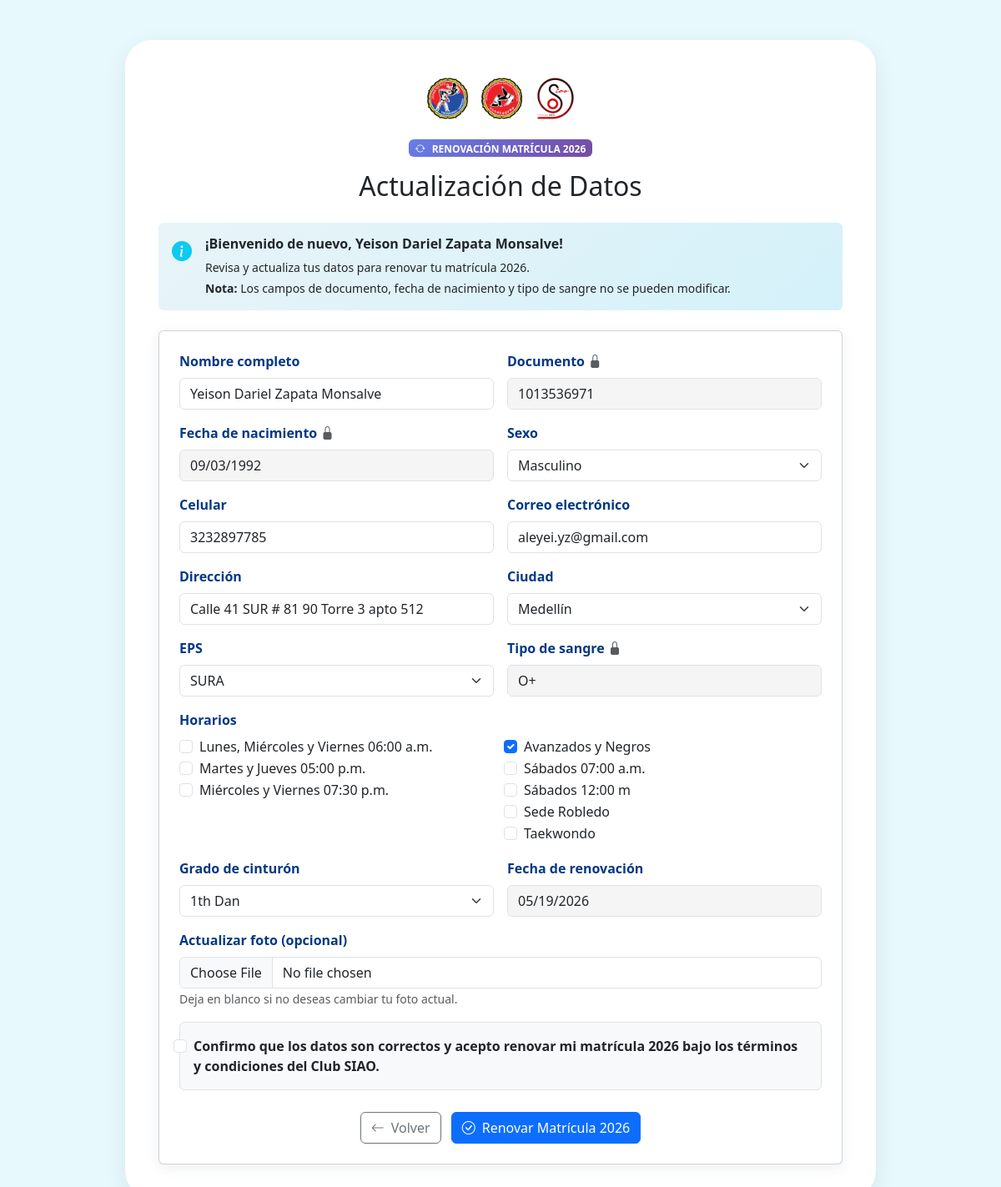
Page /actualizar_inscripcion.php?doc=1013536971 on the committed database.
### tables this page shows
CREATE TABLE `afiliados_siao` (
  `id` int(11) NOT NULL,
  `nombre_completo` varchar(100) DEFAULT NULL,
  `documento` varchar(20) DEFAULT NULL,
  `fecha_nacimiento` date DEFAULT NULL,
  `sexo` varchar(10) DEFAULT NULL,
  `celular` varchar(15) DEFAULT NULL,
  `correo` varchar(100) DEFAULT NULL,
  `direccion` varchar(150) DEFAULT NULL,
  `ciudad` varchar(50) DEFAULT NULL,
  `eps` varchar(50) DEFAULT NULL,
  `tipo_sangre` varchar(5) DEFAULT NULL,
  `nombre_acudiente` varchar(100) DEFAULT NULL,
  `horario` varchar(100) DEFAULT NULL,
  `grado_cinturon` varchar(50) DEFAULT NULL,
  `fecha_inscripcion` date DEFAULT NULL,
  `foto_nombre` varchar(100) DEFAULT NULL,
  `creado_en` timestamp NOT NULL DEFAULT CURRENT_TIMESTAMP,
  `rol` varchar(20) NOT NULL DEFAULT 'afiliado',
  `es_instructor` tinyint(1) NOT NULL DEFAULT '0',
  `usuario_id` int(11) DEFAULT NULL,
  `estado_pago` enum('pendiente','pagado','vencido') DEFAULT 'pendiente',
  `observaciones` text,
  `activo` tinyint(1) DEFAULT '1',
  `fecha_creacion` timestamp NOT NULL DEFAULT CURRENT_TIMESTAMP,
  `fecha_actualizacion` timestamp NOT NULL DEFAULT CURRENT_TIMESTAMP ON UPDATE CURRENT_TIMESTAMP
);

### actualizar_inscripcion.php (the view, shortened to what this page needs)
<?php
$documento = trim($_GET['doc']);
$host = 'localhost';
$dbname = 'siao_formulario';
$username = 'siao_siao';
$password = 'Sicau2025**';
try {
    $pdo = new PDO("mysql:host=$host;dbname=$dbname;charset=utf8mb4", $username, $password);
    $pdo->setAttribute(PDO::ATTR_ERRMODE, PDO::ERRMODE_EXCEPTION);
} catch (PDOException $e) {
    die("Error de conexión: " . $e->getMessage());
}
try {
    $stmt = $pdo->prepare("SELECT * FROM afiliados_siao WHERE documento = ? LIMIT 1");
    $stmt->execute([$documento]);
    $deportista = $stmt->fetch(PDO::FETCH_ASSOC);
} catch (PDOException $e) {
    die("Error al cargar datos: " . $e->getMessage());
}
$horariosSeleccionados = [];
if (!empty($deportista['horario'])) {
    $horariosSeleccionados = explode(',', $deportista['horario']);
    $horariosSeleccionados = array_map('trim', $horariosSeleccionados);
}
?>
<!DOCTYPE html>
<html lang="es">
<head>
  <link href="https://cdn.jsdelivr.net/npm/bootstrap-icons@1.10.5/font/bootstrap-icons.css" rel="stylesheet">
  <link href="https://cdn.jsdelivr.net/npm/bootstrap@5.3.0/dist/css/bootstrap.min.css" rel="stylesheet">
</head>
<body style="background-color: #E7F9FD; font-family: 'Segoe UI', sans-serif;">
  <div class="container py-5 d-flex justify-content-center">
    <div class="w-100" style="max-width: 900px; background-color: #ffffff; padding: 40px; border-radius: 32px; box-shadow: 0 10px 30px rgba(0,0,0,0.08);">
      <div class="text-center mb-3">
        <img src="logo_final.png" alt="Logo Club SIAO" style="max-width: 180px;">
      </div>
      <div class="text-center mb-3">
        <span class="badge badge-renovacion">
          <i class="bi bi-arrow-repeat me-2"></i>RENOVACIÓN MATRÍCULA 2026
        </span>
      </div>
      <h2 class="mb-4 text-center">Actualización de Datos</h2>
      <div class="alert alert-info-custom border-0 mb-4">
        <div class="d-flex align-items-start">
          <i class="bi bi-info-circle-fill fs-4 me-3 text-info"></i>
          <div>
            <h6 class="fw-bold mb-2">¡Bienvenido de nuevo, <?php echo htmlspecialchars($deportista['nombre_completo']); ?>!</h6>
            <p class="mb-1 small">Revisa y actualiza tus datos para renovar tu matrícula 2026.</p>
            <p class="mb-0 small"><strong>Nota:</strong> Los campos de documento, fecha de nacimiento y tipo de sangre no se pueden modificar.</p>
          </div>
        </div>
      </div>
      <div class="card shadow-card p-4 bg-white">
        <form action="controllers/actualizar_deportista.php" method="POST" enctype="multipart/form-data" onsubmit="return validarFormulario(event)">
          <div class="row g-3">
            <div class="col-md-6">
              <label class="form-label">Nombre completo</label>
              <input type="text" class="form-control" name="nombre" value="<?php echo htmlspecialchars($deportista['nombre_completo']); ?>" required>
            </div>
            <div class="col-md-6">
              <label class="form-label">
                Documento <i class="bi bi-lock-fill text-muted"></i>
              </label>
              <input type="text" class="form-control campo-bloqueado" value="<?php echo htmlspecialchars($deportista['documento']); ?>" readonly>
            </div>
            <div class="col-md-6">
              <label class="form-label">
                Fecha de nacimiento <i class="bi bi-lock-fill text-muted"></i>
              </label>
              <input type="date" class="form-control campo-bloqueado" id="fechaNacimiento" value="<?php echo htmlspecialchars($deportista['fecha_nacimiento']); ?>" readonly>
            </div>
            <div class="col-md-6">
              <label class="form-label">Sexo</label>
              <select class="form-select" name="sexo" required>
                <option value="Masculino" <?php echo $deportista['sexo'] == 'Masculino' ? 'selected' : ''; ?>>Masculino</option>
              </select>
            </div>
            <div class="col-md-6">
              <label class="form-label">Celular</label>
              <input type="text" class="form-control" name="celular" id="celular" value="<?php echo htmlspecialchars($deportista['celular']); ?>" placeholder="10 dígitos" required>
            </div>
            <div class="col-md-6">
              <label class="form-label">Correo electrónico</label>
              <input type="email" class="form-control" name="correo" id="correo" value="<?php echo htmlspecialchars($deportista['correo']); ?>" required>
            </div>
            <div class="col-md-6">
              <label class="form-label">Dirección</label>
              <input type="text" class="form-control" name="direccion" value="<?php echo htmlspecialchars($deportista['direccion']); ?>" required>
            </div>
            <div class="col-md-6">
              <label class="form-label">Ciudad</label>
              <select class="form-select" name="ciudad" required>
                <?php
                $ciudades = ['Barbosa', 'Bello', 'Caldas', 'Copacabana', 'Envigado', 'Girardota', 'Itagüí', 'La Estrella', 'Medellín', 'Sabaneta'];
                foreach ($ciudades as $ciudad) {
                    $selected = ($deportista['ciudad'] == $ciudad) ? 'selected' : '';
                    echo "<option $selected>$ciudad</option>";
                }
                ?>
              </select>
            </div>
            <div class="col-md-6">
              <label class="form-label">EPS</label>
              <select class="form-select" name="eps" required>
                <?php
                $eps_list = ['SURA', 'Sanitas', 'Coomeva', 'Compensar', 'Salud Total', 'Nueva EPS', 'Aliansalud', 'Cafesalud', 'Sanidad Militar', 'Magisterio', 'Savia Salud'];
                foreach ($eps_list as $eps) {
                    $selected = ($deportista['eps'] == $eps) ? 'selected' : '';
                    echo "<option $selected>$eps</option>";
                }
                ?>
              </select>
            </div>
            <div class="col-md-6">
              <label class="form-label">
                Tipo de sangre <i class="bi bi-lock-fill text-muted"></i>
              </label>
              <input type="text" class="form-control campo-bloqueado" value="<?php echo htmlspecialchars($deportista['tipo_sangre']); ?>" readonly>
            </div>
            <div class="col-md-12">
              <label class="form-label">Horarios</label>
              <div class="row g-2">
                <div class="col-md-6">
                  <?php
                  $horarios = [
                    'Lunes, Miércoles y Viernes 06:00 a.m.',
                    'Martes y Jueves 05:00 p.m.',
                    'Miércoles y Viernes 07:30 p.m.'
                  ];
                  foreach ($horarios as $i => $horario) {
                    $checked = in_array($horario, $horariosSeleccionados) ? 'checked' : '';
                    echo "<div class='form-check'>
                      <input class='form-check-input' type='checkbox' name='horarios[]' value='$horario' id='h$i' $checked>
                      <label class='form-check-label' for='h$i'>$horario</label>
                    </div>";
                  }
                  ?>
                </div>
                <div class="col-md-6">
                  <?php
                  $horarios2 = [
                    'Avanzados y Negros',
                    'Sábados 07:00 a.m.',
                    'Sábados 12:00 m',
                    'Sede Robledo',
                    'Taekwondo'
                  ];
                  foreach ($horarios2 as $i => $horario) {
                    $checked = in_array($horario, $horariosSeleccionados) ? 'checked' : '';
                    $idx = $i + 3;
                    echo "<div class='form-check'>
                      <input class='form-check-input' type='checkbox' name='horarios[]' value='$horario' id='h$idx' $checked>
                      <label class='form-check-label' for='h$idx'>$horario</label>
                    </div>";
                  }
                  ?>
                </div>
              </div>
            </div>
            <div class="col-md-6">
              <label class="form-label">Grado de cinturón</label>
              <select class="form-select" name="grado_cinturon" required>
                <?php
                $grados = ['Blanco', 'Amarillo', 'Naranja', 'Verde', 'Azul', 'Púrpura', 'Rojo', 'Rojo-Marrón', 'Marrón', 'Marrón-Negro', '1th Dan', '2th Dan', '3th Dan', '4th Dan', '5th Dan', '6th Dan', '7th Dan', '8th Dan'];
                foreach ($grados as $grado) {
                    $selected = ($deportista['grado_cinturon'] == $grado) ? 'selected' : '';
                    echo "<option $selected>$grado</option>";
                }
                ?>
              </select>
            </div>
            <div class="col-md-6">
              <label class="form-label">Fecha de renovación</label>
              <input type="date" class="form-control campo-bloqueado" value="<?php echo date('Y-m-d'); ?>" readonly>
            </div>
            <div class="col-md-12">
              <label class="form-label">Actualizar foto (opcional)</label>
              <input type="file" class="form-control" name="foto" accept="image/*">
              <small class="text-muted">Deja en blanco si no deseas cambiar tu foto actual.</small>
            </div>
            <div class="col-12">
              <div class="form-check p-3 border rounded bg-light">
                <input class="form-check-input" type="checkbox" id="acepto" required>
                <label class="form-check-label fw-semibold" for="acepto">
                  Confirmo que los datos son correctos y acepto renovar mi matrícula 2026 bajo los términos y condiciones del Club SIAO.
                </label>
              </div>
            </div>
            <div class="col-12 text-center mt-4">
              <a href="index.php" class="btn btn-outline-secondary me-2">
                <i class="bi bi-arrow-left me-2"></i>Volver
              </a>
              <button class="btn btn-primary" type="submit">
                <i class="bi bi-check-circle me-2"></i>Renovar Matrícula 2026
              </button>
            </div>
          </div>
        </form>
      </div>
    </div>
  </div>
</body>
</html>

### actualizar_inscripcion.php (style rules this page uses)
.shadow-card { box-shadow: 0 4px 16px 0 rgba(20,60,100,0.08); border-radius: 1.2rem; }
.badge-renovacion { background: linear-gradient(135deg, #667eea 0%, #764ba2 100%); padding: 8px 20px; border-radius: 20px; font-size: 0.9rem; font-weight: 600; }
.campo-bloqueado { background-color: #f5f5f5 !important; cursor: not-allowed; }
.form-label { color: #033884; font-weight: 600; }
.form-control, .form-select { border-radius: 8px; border-color: #bdbdbe; }
.btn-primary { background-color: #FF007F; border: none; padding: 12px 30px; font-size: 1.1rem; border-radius: 30px; }
.alert-info-custom { background: linear-gradient(135deg, #e8f4f8 0%, #d4f1f9 100%); border-left: 4px solid #0dcaf0; border-radius: 8px; }

### rows in the picture
afiliados_siao: nombre_completo "Yeison Dariel Zapata Monsalve", nombre "Yeison Dariel Zapata Monsalve", documento "1013536971", fecha_nacimiento "09/03/1992", sexo "Masculino", celular "3232897785", correo "aleyei.yz@gmail.com", direccion "Calle 41 SUR # 81 90 Torre 3 apto 512", tipo_sangre "O+"

### other values in the picture
$horario "Lunes, Miércoles y Viernes 06:00 a.m."
$horario "Martes y Jueves 05:00 p.m."
$horario "Miércoles y Viernes 07:30 p.m."
$horario "Avanzados y Negros"
$horario "Sábados 07:00 a.m."
$horario "Sábados 12:00 m"
$horario "Sede Robledo"
$horario "Taekwondo"
form field ciudad "Medellín"
form field eps "SURA"
form field grado_cinturon "1th Dan"
